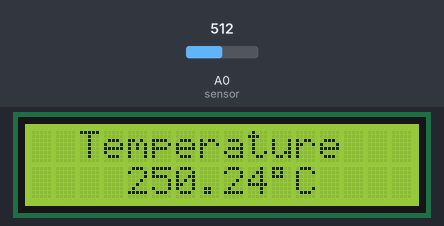
Bench run of a sketch on a simulated Arduino Uno, built with avr-gcc and run on an emulated ATmega328P. On the bench: 16×2 character LCD. The inputs (shaded band) are chosen by the test bench; at power-on: A0 (sensor) = 512. What the sketch prints to the serial monitor is not drawn.

Above: at 1.2 s.
1.3 s: A0 (sensor) set to 716
At 2.5 s:
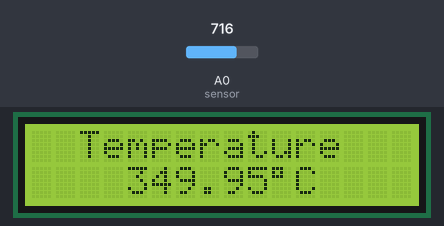
3.6 s: A0 (sensor) set to 900
At 5.2 s:
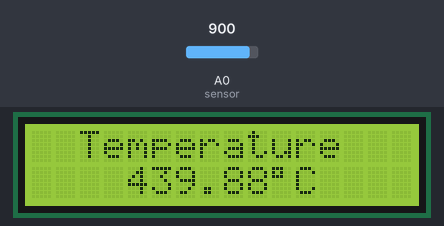
5.7 s: A0 (sensor) set to 1023
At 6.8 s:
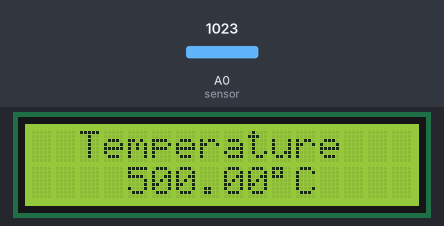
Timing chart, 0 to 8.7 s (numbered marks = the images above; inputs shaded):
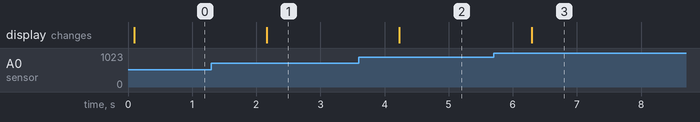

Measured:
- after the input at 1.3 s, the display: changes after 0.86 s (image 1)
- after the input at 3.6 s, the display: changes after 0.63 s (image 2)
- after the input at 5.7 s, the display: changes after 0.60 s (image 3)

The sketch:

Thermometer.ino
```cpp
#include <LiquidCrystal_I2C.h>
#include <Wire.h>

LiquidCrystal_I2C lcd(0x27, 16, 2); // I2C address 0x27, 16 column and 2 rows

int sensor = A0;

void setup()
{
  lcd.init(); // initialize the lcd
  lcd.backlight();
  Serial.begin(9600);

}

void loop()
{
   /*---------Temperature-------*/


     float reading=analogRead(sensor);

  Serial.println(reading);

     float temperature=reading*(5.0/1023.0)*100;

     delay(10);


  /*------Display Result------*/

    lcd.clear();

    lcd.setCursor(2,0);

    lcd.print("Temperature");

    lcd.setCursor(4,1);

    lcd.print(temperature);

    lcd.print(char(223));

    lcd.print("C");

    delay(1000);
}
```
